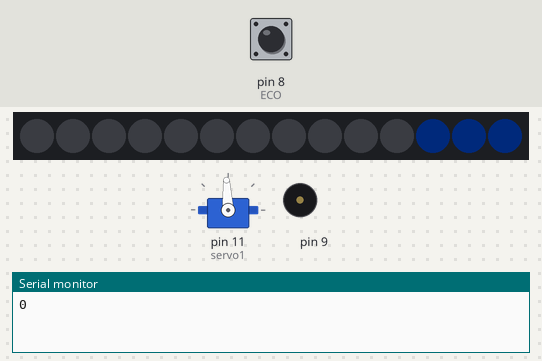
Bench run of a sketch on a simulated Arduino Uno, built with avr-gcc and run on an emulated ATmega328P. Shown: 14 RGB LEDs in strip order, left to right, servo, buzzer (waves = sounding), the last lines printed to the serial monitor. The test bench sets the inputs (shaded band); at power-on: pin 8 (ECO) LOW. Dim RGB values are drawn brighter than linear.

Above: at 5.6 s.
5.7 s: pin 8 (ECO) pulsed HIGH 2 times (0.12 s each, 0.3 s apart)
At 13.1 s:
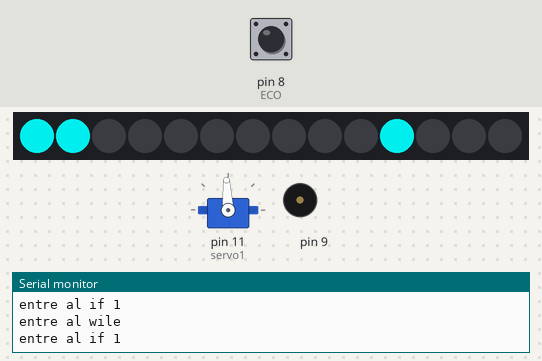
At 16.8 s:
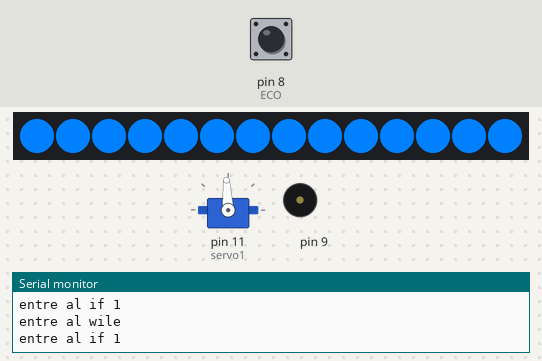
Timing chart, 0 to 18.3 s (numbered marks = the images above; inputs shaded):
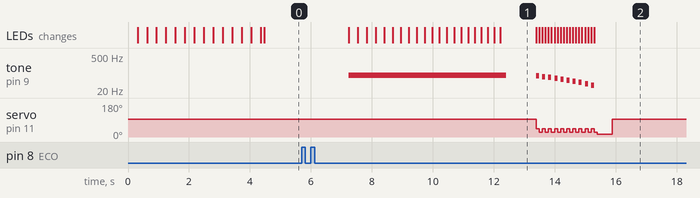

The sketch:

GodzillaV3.1.ino
```cpp
#include <ServoTimer2.h>//Incluye la libreria ServoTimer2.h como alternativa a la libreria Servo.h, permite controlar los servos
ServoTimer2 servo1;//Trae la funcion servo1

#include <Adafruit_NeoPixel.h> //Incluye la libreria Adafruit_Neopixel para controlar los LED respectivos
#ifdef __AVR__
#include <avr/power.h> // Required for 16 MHz Adafruit Trinket
#endif

#include <toneAC.h>//Incluye libreria toneAC como reemplazo al uso de Tone

// Aqui se incluyen las variables generales para el buzzer
// Primero se definen las notas musicales con sus frecuencias segun la numeracion americana y la octava a la que pertenecen.

#define NOTE_B0  31
#define NOTE_C1  33
#define NOTE_CS1 35
#define NOTE_D1  37
#define NOTE_DS1 39
#define NOTE_E1  41
#define NOTE_F1  44
#define NOTE_FS1 46
#define NOTE_G1  49
#define NOTE_GS1 52
#define NOTE_A1  55
#define NOTE_AS1 58
#define NOTE_B1  62
#define NOTE_C2  65
#define NOTE_CS2 69
#define NOTE_D2  73
#define NOTE_DS2 78
#define NOTE_E2  82
#define NOTE_F2  87
#define NOTE_FS2 93
#define NOTE_G2  98
#define NOTE_GS2 104
#define NOTE_A2  110
#define NOTE_AS2 117
#define NOTE_B2  123
#define NOTE_C3  131
#define NOTE_CS3 139
#define NOTE_D3  147
#define NOTE_DS3 156
#define NOTE_E3  165
#define NOTE_F3  175
#define NOTE_FS3 185
#define NOTE_G3  196
#define NOTE_GS3 208
#define NOTE_A3  220
#define NOTE_AS3 233
#define NOTE_B3  247
#define NOTE_C4  262
#define NOTE_CS4 277
#define NOTE_D4  294
#define NOTE_DS4 311
#define NOTE_E4  330
#define NOTE_F4  349
#define NOTE_FS4 370
#define NOTE_G4  392
#define NOTE_GS4 415
#define NOTE_A4  440
#define NOTE_AS4 466
#define NOTE_B4  494
#define NOTE_C5  523
#define NOTE_CS5 554
#define NOTE_D5  587
#define NOTE_DS5 622
#define NOTE_E5  659
#define NOTE_F5  698
#define NOTE_FS5 740
#define NOTE_G5  784
#define NOTE_GS5 831
#define NOTE_A5  880
#define NOTE_AS5 932
#define NOTE_B5  988
#define NOTE_C6  1047
#define NOTE_CS6 1109
#define NOTE_D6  1175
#define NOTE_DS6 1245
#define NOTE_E6  1319
#define NOTE_F6  1397
#define NOTE_FS6 1480
#define NOTE_G6  1568
#define NOTE_GS6 1661
#define NOTE_A6  1760
#define NOTE_AS6 1865
#define NOTE_B6  1976
#define NOTE_C7  2093
#define NOTE_CS7 2217
#define NOTE_D7  2349
#define NOTE_DS7 2489
#define NOTE_E7  2637
#define NOTE_F7  2794
#define NOTE_FS7 2960
#define NOTE_G7  3136
#define NOTE_GS7 3322
#define NOTE_A7  3520
#define NOTE_AS7 3729
#define NOTE_B7  3951
#define NOTE_C8  4186
#define NOTE_CS8 4435
#define NOTE_D8  4699
#define NOTE_DS8 4978
#define REST      0   //Se define un descanso con frecuencai 0 (Silencio)

// Incluye las variables generales para la Tira LED
int pixelpin = 6; //Pin en el que se conecta el LED
int pixeles = 14; //Numero de Pixeles
int intensidad=5; //Variable de intensidad
int Contador_LED1 = 0; //Contador para la variable LED
int intervalo_parpadeo=300; //Intervalo para el parpadeo de carga en ms
Adafruit_NeoPixel strip(pixeles, pixelpin, NEO_GRB + NEO_KHZ800);

int contadorsito=1; // Crea el contador "contadorsito"

// Incluye las variables generales para el Sensor Ultrasonico
int TRIG = 7 ;
int ECO = 8  ;
int RANGO_BUSQUEDA=100; //Rango o distancia de busqueda del sensor
int DISTANCIA;


void setup() {
  strip.begin();//Inicia el funcionamiento de las luces LED en color blanco
  strip.show();
  Serial.begin(9600);//Inicia el serial, el que permitiria registar y mostrar valores en el SerialMonitor
  servo1.attach(11); //Define el pin que controla al servo
  //Sensor de proximidad
  pinMode (TRIG, OUTPUT);
  pinMode (ECO, INPUT);
  //Se comienza la secuencia inicial del animatronico

  Inicio();
  //musica_inicial(); //Ejecuta la funcion musica inicial

}


//A continuación se definen las varias funciones utilizadas en este codigo
void Inicio(){ //Esta funcion desarrolla un movimineto inicial del animatronico que permite revisar que los actuadores esten en funcionamiento
  pixeles=13;
  int respiraciones=3;
  int pasos=20;
  int pos=400;

  servo1.write(1500);

  for(int j=11; j<=pixeles; j++){
      strip.setPixelColor(j,strip.Color(0,128,255)); //Enciende los ojos y la boca
    }
  for(int i=0;i<=respiraciones;i++){//Realiza los ciclos de respiracion
    for(int intensidad=10;intensidad<=255;intensidad=intensidad+255/pasos){
      strip.setBrightness(intensidad);//Setea la intensidad de los LED
      strip.show();
      delay(25);}
    for(intensidad=255; intensidad>=0;intensidad=intensidad-255/pasos){
      strip.setBrightness(intensidad);//Setea la intensidad de los LED
      strip.show();
      delay(25);}
    }
  for(int j=11; j<pixeles; j++){
      strip.setPixelColor(j,strip.Color(0,0,0)); //Apaga los ojos y la boca
    }
  }


int DistanciaEnemigo(){//Crea una funcion para medir la distancia a la que se encuentra el enemigo con un sensor de ultrasonido
  digitalWrite(TRIG, HIGH);
  delay(10);
  digitalWrite(TRIG, LOW);
  int DURACION = pulseIn(ECO, HIGH);
  DISTANCIA = abs(DURACION) / 58.2; //En [cm]
  Serial.println(DISTANCIA);
  delay(50);
  return DISTANCIA;
}

// A continuacion la idea es crear una funcion que compare un numero n de lecturas de distancia enemigo para evitar la deteccion de errores
int DeteccionEnemigo(){
  int Comparar=3;//Numero de comparaciones a hacer
  int Contador_Deteccion=0;
  int Distancias[Comparar]; //Array con las distancias registradas en una muestra
  int Distancia_Deteccion=-1;//Distancia final detectada
  int Promedio=0;
  int Detectado=0;

  for(Contador_Deteccion; Contador_Deteccion<=Comparar; Contador_Deteccion++){//Registra un numero determinado de distancias
    Distancias[Contador_Deteccion]=DistanciaEnemigo();
  }
  Contador_Deteccion=0;

  for (Contador_Deteccion; Contador_Deteccion<=Comparar; Contador_Deteccion++){ //Evalua si todas las distancias estan dentro del rango de busqueda
  if (Distancias[Contador_Deteccion]<RANGO_BUSQUEDA){
    Detectado=1;
    }
  else{Detectado=0;}
  }
  Contador_Deteccion=0;

  for(Contador_Deteccion; Contador_Deteccion<=Comparar; Contador_Deteccion++){//Calcula el promedio del array
    Promedio=Promedio+Distancias[Contador_Deteccion]/Comparar;
  }

  if(Detectado==1){Distancia_Deteccion=Promedio;} //si se cumplen las condicion entrega el valor de la distancia detectada

  return Distancia_Deteccion;
}


void Final(){//Funcion que describe el comportamiento final deseado
  pixeles=14; //Considera todos los pixeles conectados para el rugido
  servo1.write(400); //Posicion "Boca Abierta"
  int numero_parpadeos = 10; //Define el numero de parpadeos que realizara
  int frec_rugido=80; //Define la frecuencia incial del rugido
  for(int i=1; i<=numero_parpadeos;i++){ //
    strip.setBrightness(255);//Setea la intensidad de los LED
    for(int j=0; j<pixeles; j++){
      strip.setPixelColor(j,strip.Color(0,0,0)); //Apaga los LED
      servo1.write(1000);
    }
    strip.show();
    toneAC(frec_rugido-i*(frec_rugido-31)/numero_parpadeos);	// Sonido del rugido
    delay(intervalo_parpadeo/2); //Duracion del sonido rugido
    noToneAC();
    for(int j=0; j<pixeles; j++){ //Enciende los LED
      strip.setPixelColor(j,strip.Color(0,128,255));
      servo1.write(800);
    }
    strip.show();
    delay(intervalo_parpadeo/2);
  }
}

void TiraLED(int Contador_LED2, int frec, int dur_in, int DISTANCIA){// Define la funcion TiraLED, una subfuncion de godzilla_roar
  int variacion_color = map(DISTANCIA,0,RANGO_BUSQUEDA,255,128);// Ya agregada
  int variacion_parpadeo = map(DISTANCIA,0,RANGO_BUSQUEDA,intervalo_parpadeo,250); // Aun por agregar

	for(Contador_LED1; Contador_LED1<=Contador_LED2;Contador_LED1++){//secuencia de encendido
		strip.setPixelColor(Contador_LED1,strip.Color(0,variacion_color,255));// Setea el color del led "contador"
		strip.setBrightness(180);//setea la intensidad antes del parpadeo
		strip.show();
    toneAC(frec, intervalo_parpadeo);
    delay(intervalo_parpadeo);
    noToneAC();
    intensidad=5;

		for(int contador_parpadeo=Contador_LED1+1;contador_parpadeo<pixeles;contador_parpadeo++){//setea el parpadeo de las led que no estan encendidas
			strip.setPixelColor(contador_parpadeo ,strip.Color(0,variacion_color,255));
			intensidad=intensidad+(200-intensidad)/(pixeles-contador_parpadeo);
			strip.setBrightness(intensidad);//setea la intensidad de los LED
			strip.show();
			strip.setPixelColor(contador_parpadeo ,strip.Color(0,0,0));// segun yo, tiene sentido un strip.show a continuacion, pero no genera el efecto deseado al agregarlo
			intervalo_parpadeo=intervalo_parpadeo*0.98;
      toneAC(frec, intervalo_parpadeo);
      delay(intervalo_parpadeo);
      noToneAC();
			}
	}

};// Aqui termina la funcion TiraLED

void godzilla_roar(int DISTANCIA){ //Define la funcion godzilla_roar, consiste en la carga del aliento atomico de godzilla
int dur_in=200; //Duración inicial de cada tono en milisegundos
int topF=80; //Frecuencia maxima incial
int botF=50; //Frecuencia minima incial
int maxF=300; //Frecuencia maxima del rugido
int i;
int frec=topF;
int Contador_LED2=1;
pixeles=11; //Define los pixeles utilizados para la carga
  Serial.print("maxF");
  Serial.println(maxF);
  Serial.print("topF");
  Serial.println(topF);
  Serial.print("frec");
  Serial.println(frec);
  Serial.print("botF");
  Serial.println(botF);
  while(topF<=maxF){
    Serial.println("entre al wile");
    for(frec; frec>=botF;frec=frec-(topF-botF)/pixeles){//La idea es que con cada ascenso de frecuencia se encienda un led
    Serial.println("entre al for");
    TiraLED(Contador_LED2, frec, dur_in, DISTANCIA);
    }//del for "frec"

  if(topF<=maxF){
    Serial.println("entre al if 1");
    topF=topF+(topF-botF)/pixeles;
    if(dur_in>5){
    dur_in=dur_in*0.95;}
  }
  Contador_LED2=Contador_LED2+1;
  }//del while
  contadorsito+=1;
  Final();//Ejecuta la secuencia final del rugido
  }
// Aqui termina godzilla Roar


void musica_inicial(){ // Aqui se define la musica inicial de godzilla
int tempo = 105; // Tempo de la canción

// La duracion de cada nota correspondera a 1, en completas, 2 en blancas, 4, en negras, 6 en trecillos de negras, 8 en corcheas, 16, en semicorcheas.
// Los negativos corresponden a notas con punto, es decir, media duracion más.
int melody[] = {
  //Desde ahora escribo la de godzilla https://musescore.com/user/38391616/scores/14016238, ajustado para unitono
  NOTE_E3,1, NOTE_GS3,4, NOTE_D3,4, NOTE_DS3,4, NOTE_A2,-4,NOTE_AS2,2, REST, 2,//Compas 8, 9 y 10
  NOTE_CS3,-4, NOTE_C3,-4, NOTE_B2,2,REST,2, NOTE_B2,4, REST,4, NOTE_AS2,4,REST,4,NOTE_A2,4, REST,4,//11, 12 y 13
  NOTE_F2,6, NOTE_FS2,6, NOTE_G2,6, NOTE_GS2,4, REST,-4, //14

  //NOTE_E4,1, NOTE_GS4,8,NOTE_GS4,8, NOTE_D4,4, NOTE_DS4,4, NOTE_A3,-4,NOTE_AS3,2, REST, 2,//Compas 1, 2 y 3
  //NOTE_CS4,-4, NOTE_C4,-4, NOTE_B3,2,REST,2, NOTE_B3,-4, REST,4, NOTE_AS3,-4,REST,4,NOTE_A3,-4, REST,4,//4, 5 y 6
  //NOTE_F3,6, NOTE_FS3,6, NOTE_G3,6, NOTE_GS3,4, REST,-4, //7

  //NOTE_A3, 8, NOTE_B3, 8, NOTE_C4, 8, REST, 8, NOTE_A3, 8, NOTE_B3, 8, NOTE_C4, 8, REST, 8, //15
  //NOTE_C4, 8, REST, 8, NOTE_C4, 8, REST, 8, NOTE_C4, 8, REST, 8, NOTE_C4, 8, REST, 8, NOTE_C4, 8, REST, 8, //16

  //NOTE_A3, 8.5, NOTE_B3, 8.5, NOTE_C4, 8.5, REST, 8.5, NOTE_A3, 8.5, NOTE_B3, 8.5, NOTE_C4, 8.5, REST, 8.5, //
  //NOTE_C4, 8.5, REST, 8.5, NOTE_C4, 8.5, REST, 8.5, NOTE_C4, 8.5, REST, 8.5, NOTE_C4, 8.7, REST, 8.7, NOTE_C4, 8.9, REST, 8.9,

  //NOTE_A3, 9, NOTE_B3, 9, NOTE_C4, 9, REST, 9, NOTE_A3, 9, NOTE_B3, 9, NOTE_C4, 9, REST, 9, //
  //NOTE_C4, 9, REST, 9, NOTE_C4, 9, REST, 9, NOTE_C4, 9, REST, 9, NOTE_C4, 9, REST, 9, NOTE_C4, 9, REST, 9,

  //NOTE_A3, 8.9, NOTE_B3, 8.9, NOTE_C4, 8.9, REST, 8.9, NOTE_A3, 8.8, NOTE_B3, 8.8, NOTE_C4, 8.8, REST, 8.8, //
  //NOTE_C4, 8.7, REST, 8.7, NOTE_C4, 8.5, REST, 8.5, NOTE_C4, 8, REST, 8, NOTE_C4, 7.5, REST, 7.5, NOTE_C4, 5, REST, 7.5,
};
int notes = sizeof(melody) / sizeof(melody[0]) / 2;
int wholenote = (60000 * 4) / tempo; //Duración de una nota completa
int divider = 0, noteDuration = 0;
int a=1;
for (int thisNote = 0; thisNote < notes * 2; thisNote = thisNote + 2) {
    divider = melody[thisNote + 1]; //calcula la duracion de cada nota
    if (divider > 0) {
      // si es una nota normal solo calcula
      noteDuration = (wholenote) / divider;
    } else if (divider < 0) {// Para notas con punto, cambia la duracion
      noteDuration = (wholenote) / abs(divider);
      noteDuration *= 1.5; // Las notas con punto duran un 50% más que sus notas normales
    }
    toneAC(melody[thisNote], noteDuration * 0.90); //Solo se toca un 90% de la duracion de la nota

    //Aqui se define el juego de luces para la reproduccion de la musica
    if (a==1){
    for(int ledsita=0;ledsita<pixeles;ledsita++){
    strip.setPixelColor(ledsita ,strip.Color(0,128,255));
    strip.setBrightness(50);}
    a=0;}
    else {
    for(int ledsita=0;ledsita<pixeles;ledsita++){
    strip.setPixelColor(ledsita ,strip.Color(0,0,0));}
    strip.setBrightness(90);
    a=1;}//setea la intensidad de los LED
		strip.show();//"muestra" los LED
    delay(noteDuration);
    noToneAC();//Detiene el sonido
  }
}

void musica_busqueda(){//Aqui inica musica_busqueda.
int tempo_busqueda=160;
int melody_busqueda[] = {
  NOTE_C4, 8, NOTE_B3, 8, NOTE_A3, 4, NOTE_C4, 8, NOTE_B3, 8, NOTE_A3, 4, //24
  NOTE_C4, 8, NOTE_B3, 8, NOTE_A3, 8, NOTE_G3, 8, NOTE_A3, 8, NOTE_B3, 8, NOTE_C4, 8, NOTE_B3, 8, NOTE_A3, 4,
  NOTE_C4, 8, NOTE_B3, 8, NOTE_A3, 4, NOTE_C4, 8, NOTE_B3, 8, NOTE_A3, 4, NOTE_C4, 8, NOTE_B3, 8, NOTE_A3, 4,
  NOTE_C4, 8, NOTE_B3, 8, NOTE_A3, 8, NOTE_G3, 8, NOTE_A3, 8, NOTE_B3, 8, NOTE_C4, 8, NOTE_B3, 8, NOTE_A3, 4, //27 y 28
  NOTE_D4, 8, NOTE_C4, 8, NOTE_B3, 4, NOTE_D4, 8, NOTE_C4, 8, NOTE_B3, 4, //29
  NOTE_D4, 8, NOTE_C4, 8, NOTE_B3, 8, NOTE_A3, 8, NOTE_B3, 8, NOTE_C4, 8, NOTE_D4, 8, NOTE_C4, 8, NOTE_B3, 4, //30
  NOTE_D4, 8, NOTE_C4, 8, NOTE_B3, 4, NOTE_D4, 8, NOTE_C4, 8, NOTE_B3, 4,//31
  NOTE_D4, 8, NOTE_C4, 8, NOTE_B3, 8, NOTE_A3, 8, NOTE_B3, 8, NOTE_C4, 8, NOTE_D4, 8, NOTE_C4, 8, NOTE_B3, 8, NOTE_D4, 8,//32 y 33
  NOTE_D4, 8, NOTE_C4, 8, NOTE_C4, 8, NOTE_B3, 8, NOTE_B3, 8, NOTE_A3, 8,
  NOTE_C5, 8, NOTE_B4, 8, NOTE_A4, 4, NOTE_C5, 8, NOTE_B4, 8, NOTE_A4, 4,
  NOTE_C5, 8, NOTE_B4, 8, NOTE_A4, 8, NOTE_G4, 8, NOTE_A4, 8, NOTE_B4, 8,
  NOTE_C5, 8, NOTE_B4, 8, NOTE_A4, 4, NOTE_C5, 8, NOTE_B4, 8, NOTE_A4, 4,//36
  NOTE_C5, 8, NOTE_B4, 8, NOTE_A4, 4, NOTE_C5, 8, NOTE_B4, 8, NOTE_A4, 4,//37
  NOTE_C5, 8, NOTE_B4, 8, NOTE_A4, 8, NOTE_G4, 8, NOTE_A4, 8, NOTE_B4, 8, NOTE_C5, 8, NOTE_B4, 8, NOTE_A4, 4, //38 y más
  NOTE_D5, 8, NOTE_C5, 8, NOTE_B4, 4, NOTE_D5, 8, NOTE_C5, 8, NOTE_B4, 4,
  NOTE_D5, 8, NOTE_C5, 8, NOTE_B4, 8, NOTE_A4, 8, NOTE_B4, 8, NOTE_C5, 8,
  NOTE_D5, 8, NOTE_C5, 8, NOTE_B4, 4, NOTE_D5, 8, NOTE_C5, 8, NOTE_B4, 8, REST, 8, NOTE_D5, 8, NOTE_C5, 8, NOTE_B4, 4, // 41 y más
  NOTE_D5, 8, NOTE_C5, 8, NOTE_B4, 4, NOTE_A4, 8, NOTE_B4, 8, NOTE_C5, 8, NOTE_D5, 8, NOTE_C5, 8, //42 y 43
  NOTE_B4, 8, NOTE_D5, 8, NOTE_D5, 8, NOTE_C5, 8, NOTE_C5, 8, NOTE_B4, 8, NOTE_B4, 8, NOTE_A4, 8, NOTE_GS4, 4, REST, 4, // 43 y 44
  NOTE_E3, 4, NOTE_E3, 4, NOTE_E3, 4, NOTE_E3, 4,

};
// Declaracion elementos para la cancion busqueda
int notes_busqueda = sizeof(melody_busqueda) / sizeof(melody_busqueda[0]) / 2;
int divider_busqueda = 0, noteDuration_busqueda = 0;
int wholenote_busqueda = (60000 * 4) / tempo_busqueda;
int a=1;
for (int thisNote_busqueda = 0; thisNote_busqueda < notes_busqueda * 2; thisNote_busqueda = thisNote_busqueda + 2) {
    divider_busqueda = melody_busqueda[thisNote_busqueda + 1];
    if (divider_busqueda > 0) {
      noteDuration_busqueda = (wholenote_busqueda) / divider_busqueda;
    } else if (divider_busqueda < 0) {
      noteDuration_busqueda = (wholenote_busqueda) / abs(divider_busqueda);
      noteDuration_busqueda *= 1.5; //
    }
    toneAC(melody_busqueda[thisNote_busqueda], noteDuration_busqueda * 0.90);
    if (a==1){
    for(int ledsita=0;ledsita<pixeles;ledsita++){
    strip.setPixelColor(ledsita ,strip.Color(0,128,255));
    strip.setBrightness(50);}
    a=0;}
    else {
    for(int ledsita=0;ledsita<pixeles;ledsita++){
    strip.setPixelColor(ledsita ,strip.Color(0,0,0));}
    strip.setBrightness(90);
    a=1;}//setea la intensidad de los LED
		strip.show();
    delay(noteDuration_busqueda);
    noToneAC();

}
};//Aqui termina musica_busqueda


/////////////////////////////////////
void loop() {


    if (DeteccionEnemigo()>0){
      //musica_busqueda(); //Ejecuta la funcion musica_busqueda
    contadorsito==1;
    for(int j=11; j<=pixeles; j++){
      strip.setPixelColor(j,strip.Color(0,0,0)); //Apaga los ojos y la boca
    }

    while (contadorsito==1){//Ejecuta la funcion godzilla_roar() hasta que se alcanza la frecuencia maxima definida
    godzilla_roar(DISTANCIA);
    }


    servo1.write(700); //Define un bucle final para godzilla, simplemente un moviemiento de mandibula
    delay(500);
    servo1.write(1500);
    delay(500);

    }

} //Aqui termina el void loop
```

Measured:
- after the input at 5.7 s, tone on pin 9: plays 80 Hz for 5.2 s, 76 Hz for 0.10 s, 71 Hz for 0.10 s, 66 Hz for 0.10 s, 61 Hz for 0.10 s, 56 Hz for 0.10 s … (11 notes in this stretch), starting after 1.5 s; servo on pin 11 (servo1): 93° → 44° after 7.7 s, → 25° 0.10 s later, → 44° 0.10 s later, → 25° 0.10 s later, … (22 changes in this stretch)
- what the display in image 1 shows lasts 1.2 s, from 12.2 s to 13.4 s
